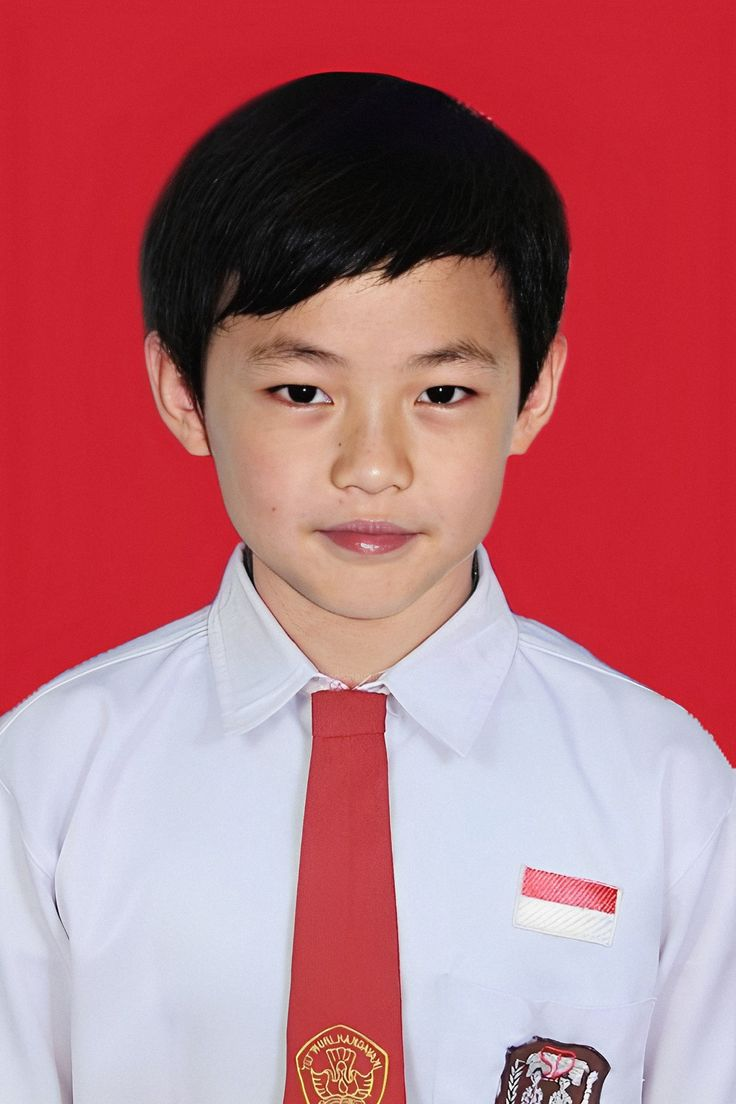
#> input picture foto_merah.jpg, 736 x 1104 px
$ python main.py
#> lines starting #> are read from the running program, lines starting #| are printed output that depends on the picture; after the words box and inside, x2 and y2 are one past the last pixel; in counts of white or black regions, pixels touching at a corner belong together
# =====================================================================
# Implementasi HSV Color Masking untuk Mengubah Warna Latar Belakang
# pada Citra Digital Menggunakan Python dan OpenCV
# (Versi lokal: dijalankan di laptop, tanpa Google Colab)
#
# Persiapan:
# 1. Buat folder, misalnya Tugas_PCD_HSV, lalu simpan file ini
#    (hsv_color_masking_lokal.py) di dalamnya.
# 2. Simpan foto berlatar merah di folder yang sama dan beri nama
#    foto_merah.jpg. Jika nama foto berbeda, ubah NAMA_FILE di Cell 2,
#    atau biarkan saja: program akan membuka jendela pilih file.
# 3. Instal library (satu kali), ketik di terminal:
#       python -m pip install opencv-python numpy matplotlib
# 4. Jalankan program:
#       python hsv_color_masking_lokal.py
#
# Catatan: setiap jendela gambar harus ditutup agar program lanjut
# ke cell berikutnya.
# =====================================================================


# %% Cell 1 - Import Library
# Fungsi : Memanggil library yang dibutuhkan untuk pengolahan citra.
# os         -> mengatur lokasi file dan folder (TAMBAHAN untuk versi lokal)
# cv2        -> mengolah gambar (OpenCV)
# numpy      -> mengolah data piksel dalam bentuk array
# matplotlib -> menampilkan gambar di layar
import os
import cv2
import numpy as np
import matplotlib.pyplot as plt

print("OpenCV:", cv2.__version__)
print("Library berhasil dimuat!")


# %% Cell 2 - Membaca Foto
# Fungsi : Memasukkan foto yang akan diproses, lalu menampilkannya.
# Foto yang dipilih sebaiknya memiliki latar belakang berwarna merah.
# (Pengganti files.upload() milik Colab: foto dibaca dari folder program.)

# --- Menentukan lokasi foto (TAMBAHAN untuk versi lokal) ---

# Folder tempat file program ini berada
try:
    folder_program = os.path.dirname(os.path.abspath(__file__))
except NameError:
    folder_program = os.getcwd()

# Nama foto yang disimpan di folder program. Ubah jika namanya berbeda.
NAMA_FILE = "foto_merah.jpg"
lokasi_foto = os.path.join(folder_program, NAMA_FILE)

# Jika foto tidak ditemukan, buka jendela untuk memilih foto secara manual
if not os.path.exists(lokasi_foto):
    print("Foto", NAMA_FILE, "tidak ditemukan di folder program.")
    print("Silakan pilih foto pada jendela yang muncul...")
    try:
        import tkinter as tk
        from tkinter import filedialog

        jendela = tk.Tk()
        jendela.withdraw()
        jendela.attributes("-topmost", True)
        lokasi_foto = filedialog.askopenfilename(
            title="Pilih foto berlatar merah",
            filetypes=[("Gambar", "*.jpg *.jpeg *.png *.bmp")]
        )
        jendela.destroy()
    except Exception:
        lokasi_foto = ""

# Menghentikan program jika foto tetap tidak ditemukan
if not lokasi_foto or not os.path.exists(lokasi_foto):
    raise FileNotFoundError(
        "Foto tidak ditemukan. Simpan foto di folder yang sama "
        "dengan program ini dan periksa nama file-nya."
    )

print("Foto yang digunakan:", lokasi_foto)

# --- Membaca foto ---

# Membaca file foto menjadi gambar yang dapat diolah OpenCV (format BGR)
foto = cv2.imdecode(
    np.fromfile(lokasi_foto, np.uint8),
    cv2.IMREAD_COLOR
)
#> foto is the input picture: shape (1104, 736, 3); mean B, G, R 120.6, 111.6, 183

# Memeriksa apakah foto berhasil dibaca
if foto is None:
    raise ValueError("Foto gagal dibaca!")

# Mengubah BGR ke RGB agar warna tampil benar di Matplotlib
foto_rgb = cv2.cvtColor(foto, cv2.COLOR_BGR2RGB)

# Menampilkan foto asli
plt.figure(figsize=(6, 5))
plt.imshow(foto_rgb)
plt.title("Foto Asli")
plt.axis("off")
plt.show()


# %% Cell 3 - Konversi Warna ke HSV
# Fungsi : Mengubah format warna gambar dari BGR menjadi HSV.
# H (Hue)        -> jenis warna (merah, kuning, hijau, dst.)
# S (Saturation) -> kepekatan warna
# V (Value)      -> tingkat terang atau gelap
# Format HSV mempermudah pemilihan warna tertentu.
hsv = cv2.cvtColor(foto, cv2.COLOR_BGR2HSV)
#> hsv: shape (1104, 736, 3); mean H, S, V 119.3, 110.4, 190.5

print("Foto berhasil dikonversi ke HSV")
print("Ukuran gambar:", foto.shape)
#| Ukuran gambar: (1104, 736, 3)
print("Ukuran data HSV:", hsv.shape)
#| Ukuran data HSV: (1104, 736, 3)


# %% Cell 4 - Deteksi Warna Merah & Isolasi Latar Belakang
# Fungsi : Memilih piksel latar belakang merah secara presisi.
#
# MASALAH PADA METODE SEBELUMNYA:
# 1. Dasi merah, bibir, dan badge bendera di baju memiliki warna merah yang
#    identik dengan latar belakang merah studio (sama-sama Hue ~178, Saturation tinggi).
#    Thresholding warna saja TIDAK BISA membedakannya hanya dari nilai warnanya.
# 2. Bibir memiliki rona kemerahan (Hue 0-10) sehingga ikut terwarnai biru.
#
# SOLUSI PENGOLAHAN CITRA DIGITAL (PCD):
# 1. Pengetatan Rentang HSV:
#    - Rentang merah studio utama: Hue 165-179.
#    - Rentang merah jingga: Hue 0-8 dengan syarat Saturation & Value tinggi (>160)
#      agar bibir, kulit, dan noda wajah (yang Saturation-nya lebih rendah) tidak ikut masuk.
# 2. Analisis Spasial / Konektivitas (Connected Components):
#    - Latar belakang (Background) adalah area merah luas yang terhubung ke batas
#      luar foto (tepi atas, sudut kiri atas, sudut kanan atas).
#    - Dasi, bibir, dan atribut baju berada di DALAM siluet tubuh (foreground) dan
#      terkelilingi oleh kain putih/kulit, sehingga terisolasi secara spasial.
#    - Dengan hanya memilih komponen merah yang menyentuh batas luar latar, dasi,
#      bibir, dan badge 100% AMAN dan tidak akan ikut berubah warna!

h, w = foto.shape[:2]
#> h = 1104; w = 736

# Rentang 1: Merah jingga (Hue 0-8) dengan batas Saturation tinggi (>160)
# agar bibir & kulit tidak ikut terdeteksi
batas1_bawah = np.array([0, 160, 70])
batas1_atas  = np.array([8, 255, 255])

# Rentang 2: Merah studio utama (Hue 165-179)
batas2_bawah = np.array([165, 120, 50])
batas2_atas  = np.array([179, 255, 255])

# Membuat mask warna merah
mask1 = cv2.inRange(hsv, batas1_bawah, batas1_atas)
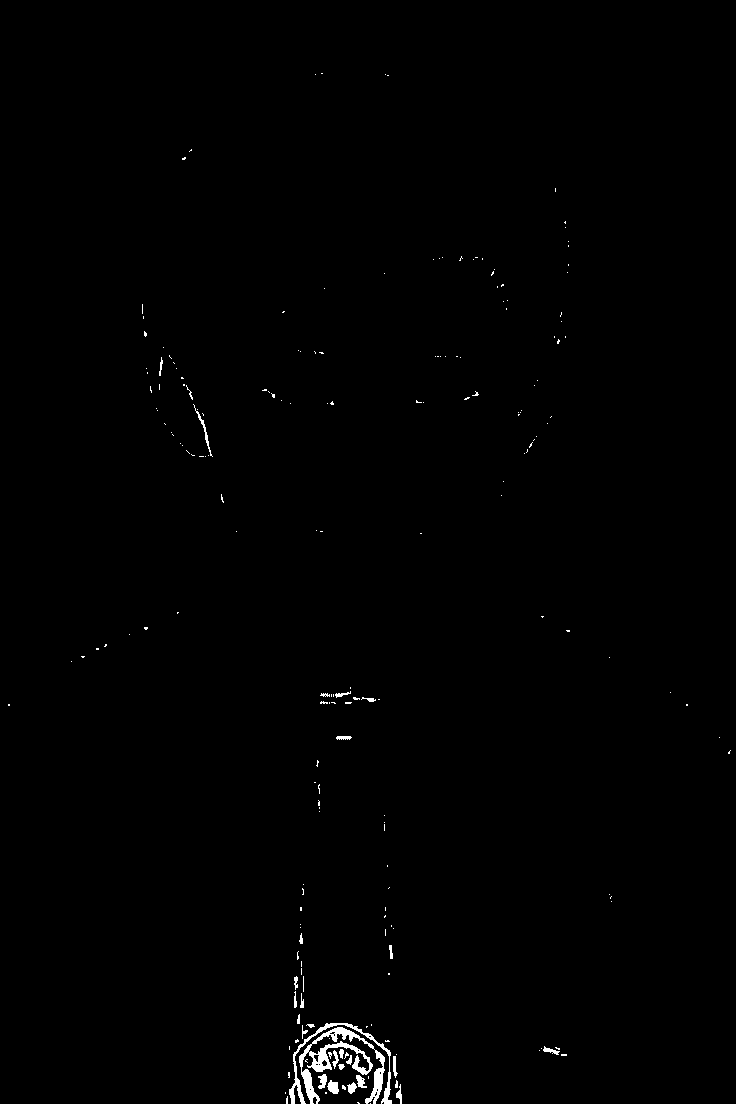
#> mask1: shape (1104, 736); 0.56% white; 207 white regions (179 under 20 px), largest, box (x1, y1, x2, y2) and area: (299, 1027, 385, 1104) 1783, (289, 1023, 392, 1104) 775, (327, 1080, 339, 1094) 115
mask2 = cv2.inRange(hsv, batas2_bawah, batas2_atas)
#> mask2: shape (1104, 736); 40.2% white; 84 white regions (66 under 20 px), largest, box (x1, y1, x2, y2) and area: (0, 0, 736, 768) 291550, (283, 687, 406, 1104) 32217, (325, 528, 409, 553) 1136
mask_merah = cv2.bitwise_or(mask1, mask2)
#> mask_merah: shape (1104, 736); 40.8% white; 144 white regions (123 under 20 px), largest, box (x1, y1, x2, y2) and area: (0, 0, 736, 768) 291895, (283, 687, 406, 1104) 33867, (299, 1027, 385, 1104) 1995

# --- Operasi Morfologi untuk Membersihkan Noise ---
# MORPH_OPEN  : menghapus bintik-bintik kecil (noise)
# MORPH_CLOSE : menutup celah-celah kecil pada latar
kernel_bersih = cv2.getStructuringElement(cv2.MORPH_ELLIPSE, (3, 3))
mask_clean = cv2.morphologyEx(mask_merah, cv2.MORPH_OPEN, kernel_bersih, iterations=1)
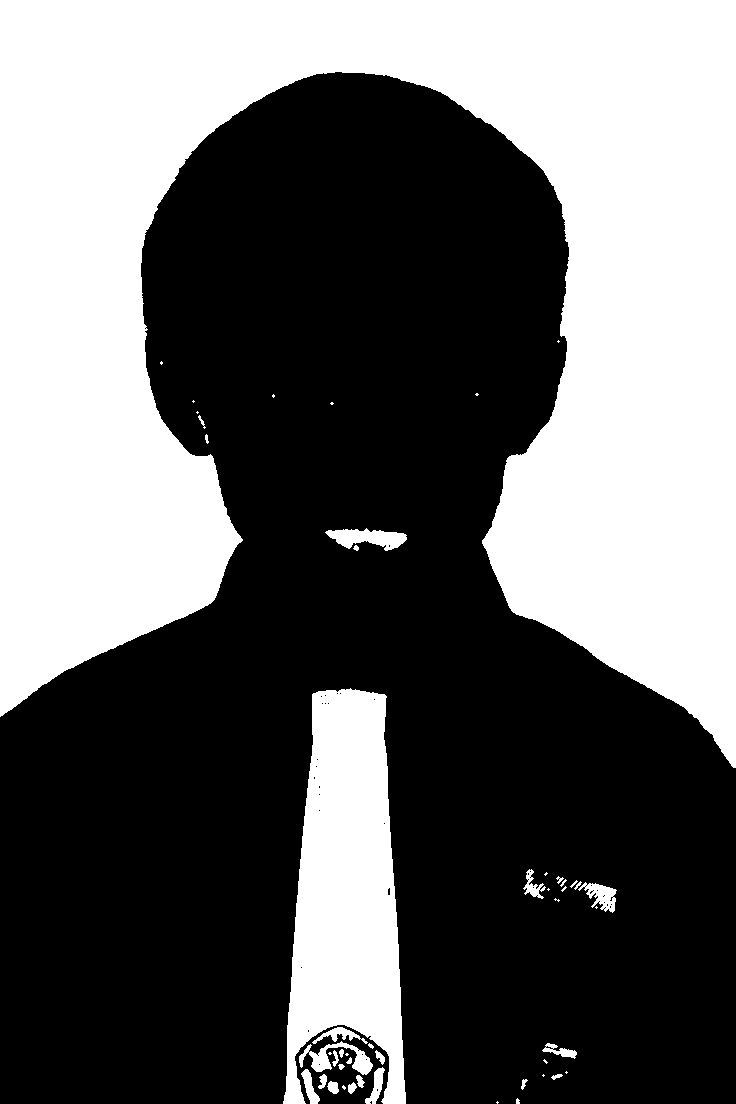
#> mask_clean: shape (1104, 736); 40.7% white; 49 white regions (21 under 20 px), largest, box (x1, y1, x2, y2) and area: (0, 0, 736, 768) 291716, (283, 688, 406, 1104) 33856, (325, 528, 407, 551) 1084
mask_clean = cv2.morphologyEx(mask_clean, cv2.MORPH_CLOSE, kernel_bersih, iterations=1)
#> mask_clean: shape (1104, 736); 40.7% white; 37 white regions (17 under 20 px), largest, box (x1, y1, x2, y2) and area: (0, 0, 736, 768) 291730, (283, 688, 406, 1104) 34271, (325, 528, 407, 551) 1094

# --- Isolasi Latar Belakang Menggunakan Connected Components ---
# Memberi label unik untuk setiap pulau/area warna merah yang terpisah
num_labels, labels, stats, centroids = cv2.connectedComponentsWithStats(mask_clean)
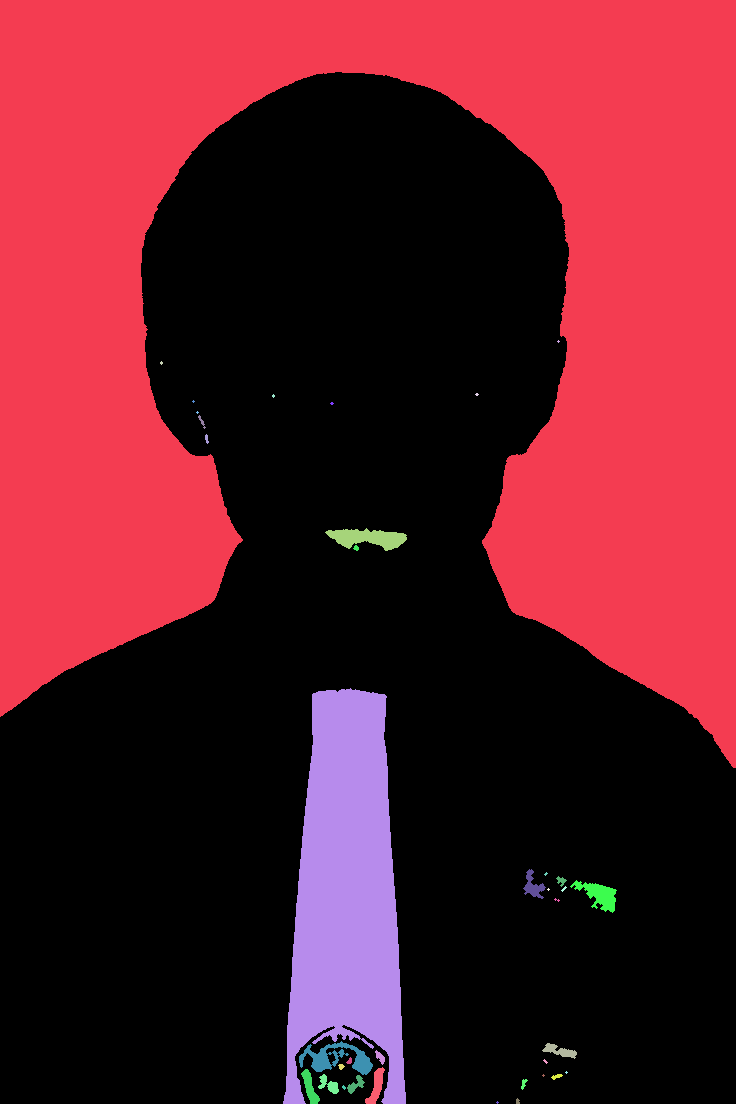
#> labels: shape (1104, 736) int32; 38 distinct labels, from 0 to 37; one colour per label, 0 black
#> num_labels = 38; stats = 38 rows, first 6: [0, 72, 736, 1032, 481732], [0, 0, 736, 768, 291730], [557, 340, 3, 3, 5], [160, 361, 3, 4, 8], [475, 393, 4, 3, 8], [272, 394, 3, 4, 8]; centroids = 38 pairs, first value 161 to 598.7, second value 312.2 to 1102

# Menyiapkan mask khusus latar belakang
mask = np.zeros((h, w), dtype=np.uint8)

for i in range(1, num_labels):
    # Komponen latar belakang selalu menyentuh tepi atas atau samping atas foto
    menyentuh_tepi_atas  = np.any(labels[0, :] == i)
    menyentuh_tepi_kiri  = np.any(labels[:int(h * 0.6), 0] == i)
    menyentuh_tepi_kanan = np.any(labels[:int(h * 0.6), w - 1] == i)
    area = stats[i, cv2.CC_STAT_AREA]

    # Hanya ambil area yang terhubung ke tepi luar dan berukuran besar
    if (menyentuh_tepi_atas or menyentuh_tepi_kiri or menyentuh_tepi_kanan) and area > 1000:
        mask[labels == i] = 255
#> this loop made 37 passes
#> (menyentuh_tepi_atas, menyentuh_tepi_kiri, menyentuh_tepi_kanan, area) on passes 1, 9, 10, 11, 12, 13, 14, 16, 17, 21, 22, 23: (True, True, True, 291730), (False, False, False, 33), (False, False, False, 25), (False, False, False, 1094), (False, False, False, 24), (False, False, False, 34271), (False, False, False, 294), (False, False, False, 56), (False, False, False, 683), (False, False, False, 1035), (False, False, False, 250), (False, False, False, 74)
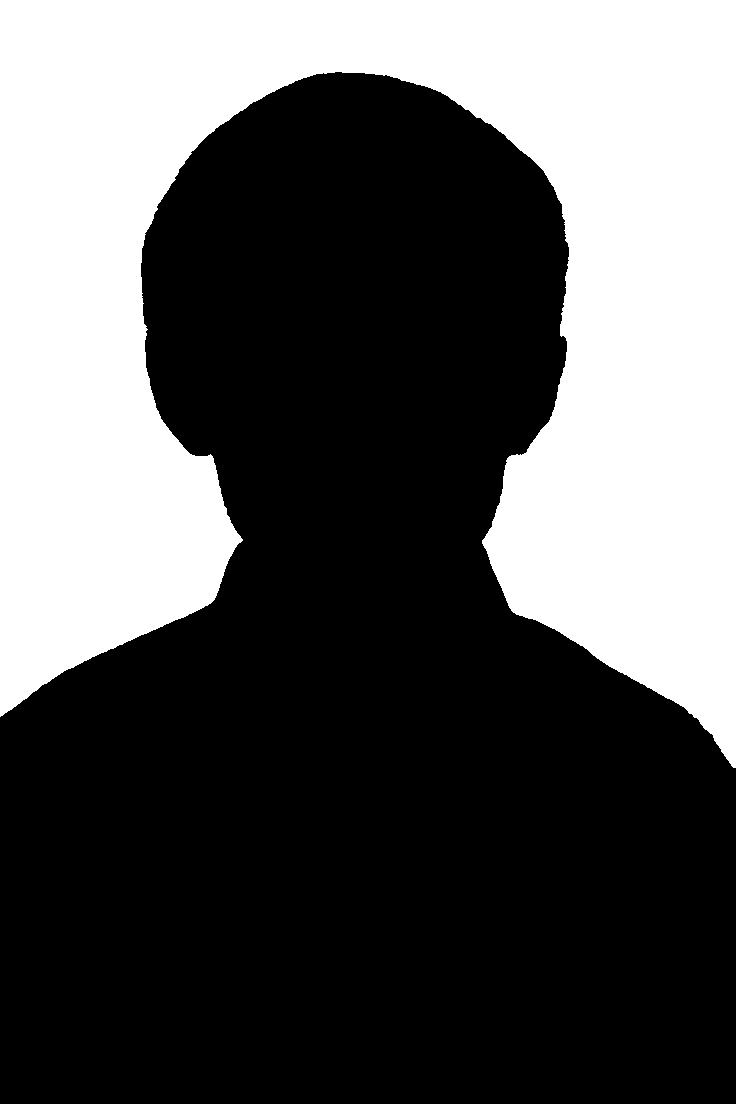
#> mask: shape (1104, 736); 35.9% white; 1 white region, box (x1, y1, x2, y2) and area: (0, 0, 736, 768) 291730

# Menutup lubang kecil pada latar belakang jika ada
kernel_tutup = cv2.getStructuringElement(cv2.MORPH_ELLIPSE, (7, 7))
mask = cv2.morphologyEx(mask, cv2.MORPH_CLOSE, kernel_tutup)
#> mask: shape (1104, 736); 35.9% white; 1 white region, box (x1, y1, x2, y2) and area: (0, 0, 736, 768) 291776

# Menampilkan mask (putih = latar belakang merah, hitam = orang & objek yang dilindungi)
plt.figure(figsize=(6, 5))
plt.imshow(mask, cmap="gray")
plt.title("Mask Latar Belakang (Dasi & Bibir Terlindungi)")
plt.axis("off")
plt.show()


# %% Cell 5 - Mengganti Warna Latar Belakang Menjadi Biru
# Fungsi : Mengubah latar belakang menjadi biru dengan transisi tepi halus (Alpha Blending).

# Warna latar belakang baru:
# Pilihan 1: Biru Pas Foto Studio Standar Indonesia (Elegan & Natural: BGR [215, 80, 0])
# Pilihan 2: Biru Solid murni (BGR [255, 0, 0])
warna_biru = np.array([215, 80, 0], dtype=np.float32)

# --- Alpha Blending / Feathering Tepi ---
# Memberikan sedikit efek kehalusan (Gaussian Blur) pada tepian mask
# agar batas rambut dan bahu tidak bergerigi / tidak meninggalkan garis merah kaku
alpha = cv2.GaussianBlur(mask.astype(np.float32) / 255.0, (5, 5), 0)
alpha = np.expand_dims(alpha, axis=2)

# Proses pencampuran warna (blending):
# Area latar (alpha=1)   -> menjadi warna biru
# Area orang (alpha=0)   -> tetap gambar asli (baju, dasi, wajah, rambut)
# Area batas (0<alpha<1) -> transisi halus natural tanpa artefak
hasil = (foto.astype(np.float32) * (1.0 - alpha) + warna_biru * alpha).astype(np.uint8)
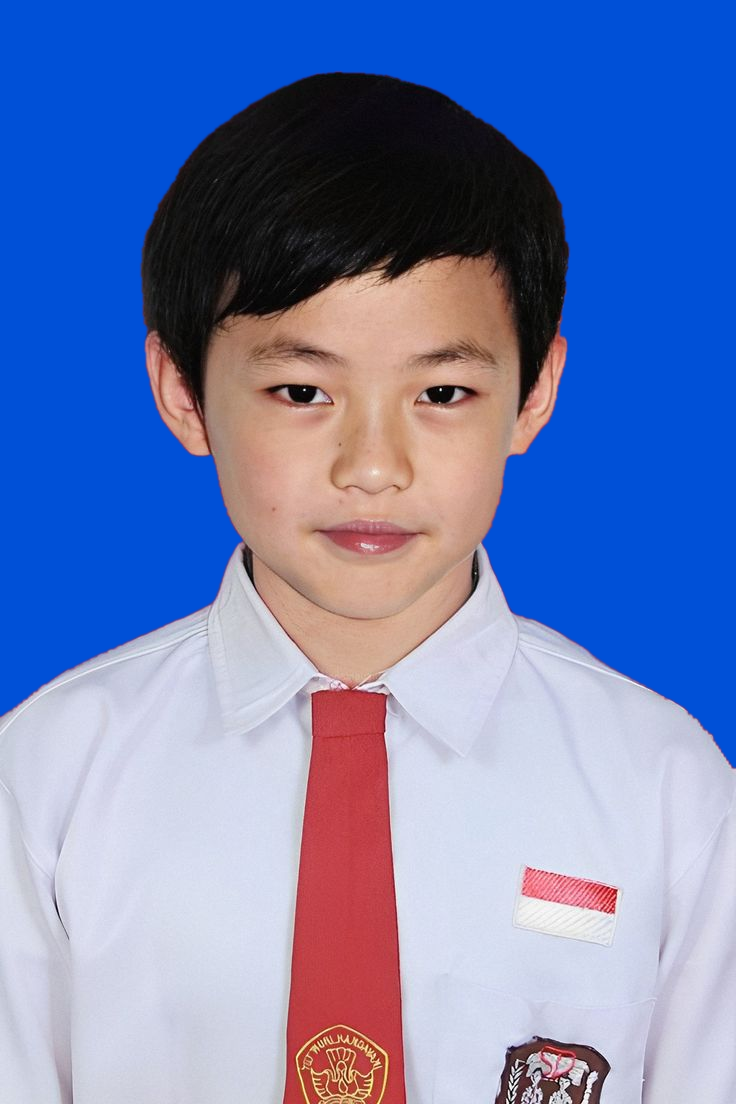
#> hasil: shape (1104, 736, 3); mean B, G, R 180.5, 128.4, 111.3

# Mengubah BGR ke RGB agar warna tampil benar di Matplotlib
hasil_rgb = cv2.cvtColor(hasil, cv2.COLOR_BGR2RGB)

# Menampilkan foto sebelum dan sesudah secara berdampingan
plt.figure(figsize=(12, 5))

plt.subplot(1, 2, 1)
plt.imshow(foto_rgb)
plt.title("Sebelum (Latar Merah)")
plt.axis("off")

plt.subplot(1, 2, 2)
plt.imshow(hasil_rgb)
plt.title("Sesudah (Latar Biru Sempurna)")
plt.axis("off")

plt.tight_layout()
plt.show()


# %% Cell 6 - Menyimpan Hasil
# Fungsi : Menyimpan hasil pengolahan sebagai bukti untuk laporan.
# (Pengganti files.download() milik Colab: hasil disimpan ke folder
# "hasil" di dalam folder program.)

# Membuat folder "hasil" jika belum ada
folder_hasil = os.path.join(folder_program, "hasil")
os.makedirs(folder_hasil, exist_ok=True)

lokasi_mask = os.path.join(folder_hasil, "hasil_mask.png")
lokasi_hasil = os.path.join(folder_hasil, "hasil_latar_biru.jpg")

# Menyimpan gambar mask dan gambar hasil
berhasil_mask = cv2.imwrite(lokasi_mask, mask)
berhasil_hasil = cv2.imwrite(lokasi_hasil, hasil)

if berhasil_mask and berhasil_hasil:
    print("Hasil berhasil disimpan di folder:", folder_hasil)
else:
    print("Hasil gagal disimpan. Periksa lokasi folder program.")
